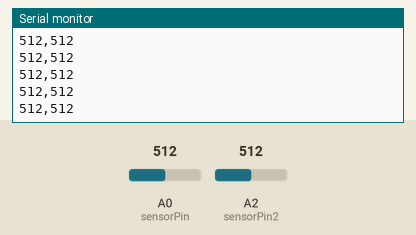
Bench run of a sketch on a simulated Arduino Uno, built with avr-gcc and run on an emulated ATmega328P. Parts: the last lines printed to the serial monitor. The inputs (shaded band) are chosen by the test bench; at power-on: A0 (sensorPin) = 512, A2 (sensorPin2) = 512.

Above: at 1.2 s.
1.3 s: A0 (sensorPin) set to 716
At 1.33 s:
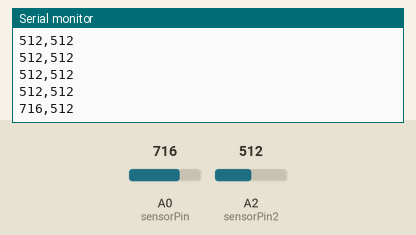
4.3 s: A2 (sensorPin2) set to 716
At 4.31 s:
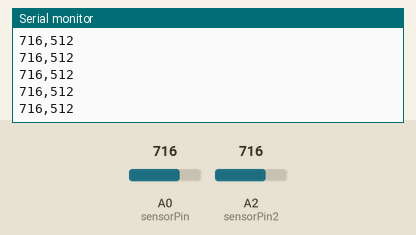
5.8 s: A0 (sensorPin) set to 900
At 5.83 s:
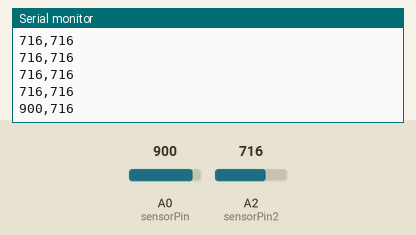
7.3 s: A2 (sensorPin2) set to 900
At 7.3 s:
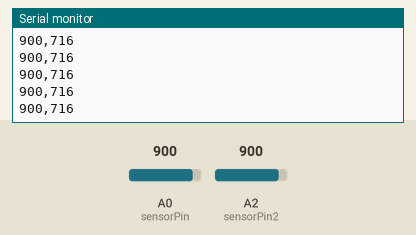
Timing chart, 0 to 9.8 s (numbered marks = the images above; inputs shaded):
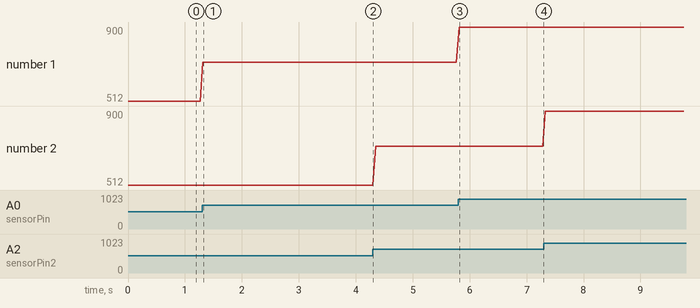

The sketch:

Arduino.ino
```cpp
int sensorPin = A0;
int sensorPin2 = A2;

int sensorValue;

int sensorValue2;


void setup()
{
Serial.begin(9600);

}


void loop()
{
sensorValue = analogRead(sensorPin);
sensorValue2 = analogRead(sensorPin2);

Serial.print(sensorValue);
Serial.print(",");    // print a comma to separate the values
Serial.println(sensorValue2);

delay(50);
}
```

Measured:
- after the input at 1.3 s, the serial monitor: prints a new line at once (image 1)
- after the input at 5.8 s, the serial monitor: prints a new line at once (image 3)
- plotted number 1: 512 → 716 after the input at 1.3 s, 716 → 900 after the input at 5.8 s
